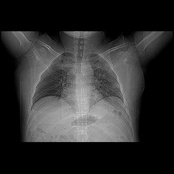
#> input picture images_full/covid/covid100.jpg, 174 x 174 px, shrunk from 512 x 512 before the run; its folder holds 4 pictures in this run
$ python localbinarypatterns.py
#> lines starting #> are read from the running program, lines starting #| are printed output that depends on the picture
#> in process_images_in_folder, img is the input picture: shape (174, 174); min 0, max 206, mean 46.6
import os
import cv2
import numpy as np
from skimage.feature import local_binary_pattern
from matplotlib import pyplot as plt

# Função para calcular o histograma do LBP
def calculate_lbp_histogram(image, num_points, radius):
#> called with num_points = 24, radius = 8
    lbp = local_binary_pattern(image, num_points, radius, method='uniform')
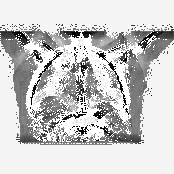
#> lbp: shape (174, 174) float64; min 0, max 25, mean 19.9; drawn with min black and max white
    hist, _ = np.histogram(lbp.ravel(), bins=np.arange(0, num_points + 3), range=(0, num_points + 2))
#> hist = 26 values, max 14682 at index 24, min 50 at index 20, mean 1164.5
    hist = hist.astype("float")
    hist /= (hist.sum() + 1e-7)  # Normalização do histograma LBP
#> hist = 26 values, max 0.485 at index 24, min 0.00165 at index 20, mean 0.0385
    return hist

# Pasta onde estão as imagens
folder_covid = 'images_full/covid'
folder_normal = 'images_full/normal'

# Parâmetros do LBP
num_points = 24  # Número de pontos vizinhos para o LBP
radius = 8  # Raio do círculo para o LBP

# Função para processar imagens em uma pasta e calcular características
def process_images_in_folder(folder):
    features = []
    for filename in os.listdir(folder):
        img_path = os.path.join(folder, filename)
        if os.path.isfile(img_path):
            img = cv2.imread(img_path, cv2.IMREAD_GRAYSCALE)
            lbp_hist = calculate_lbp_histogram(img, num_points, radius)
#> lbp_hist has the same summary as hist in calculate_lbp_histogram
            features.append(lbp_hist)
#> pass 2 of the loop in process_images_in_folder, `for filename in os.listdir(folder):`:
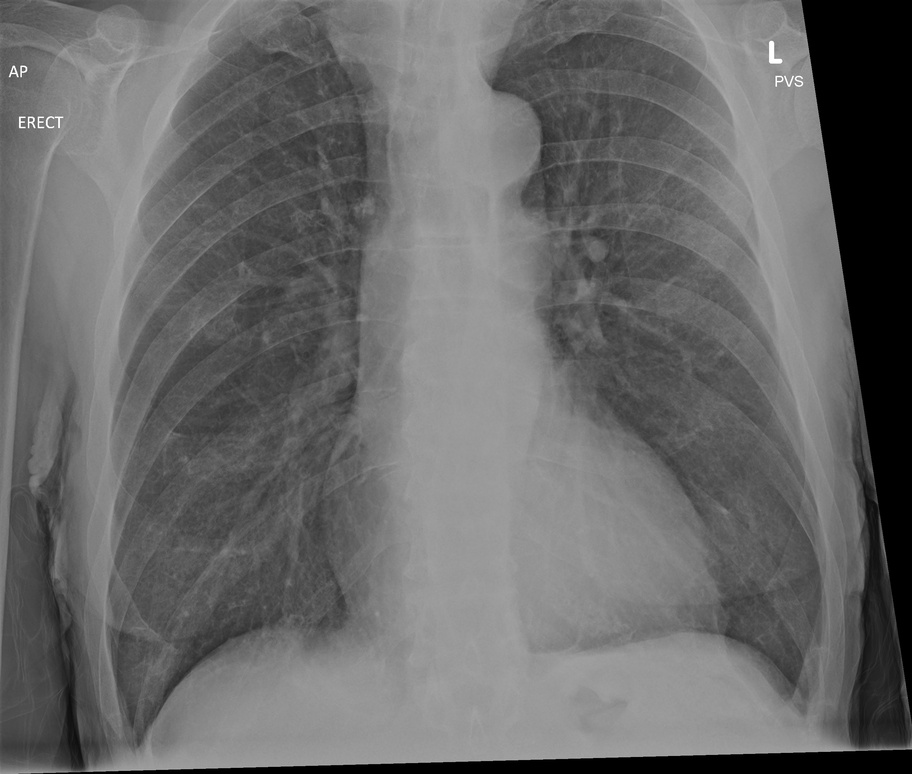
#> input picture images_full/covid/covid101.jpg, 912 x 774 px, shrunk from 2680 x 2276 before the run
#> in process_images_in_folder, img is the input picture: shape (774, 912); min 0, max 255, mean 105.2
#> in calculate_lbp_histogram (call 2), `lbp = local_binary_pattern(image, num_points, radius, method='uniform')`:
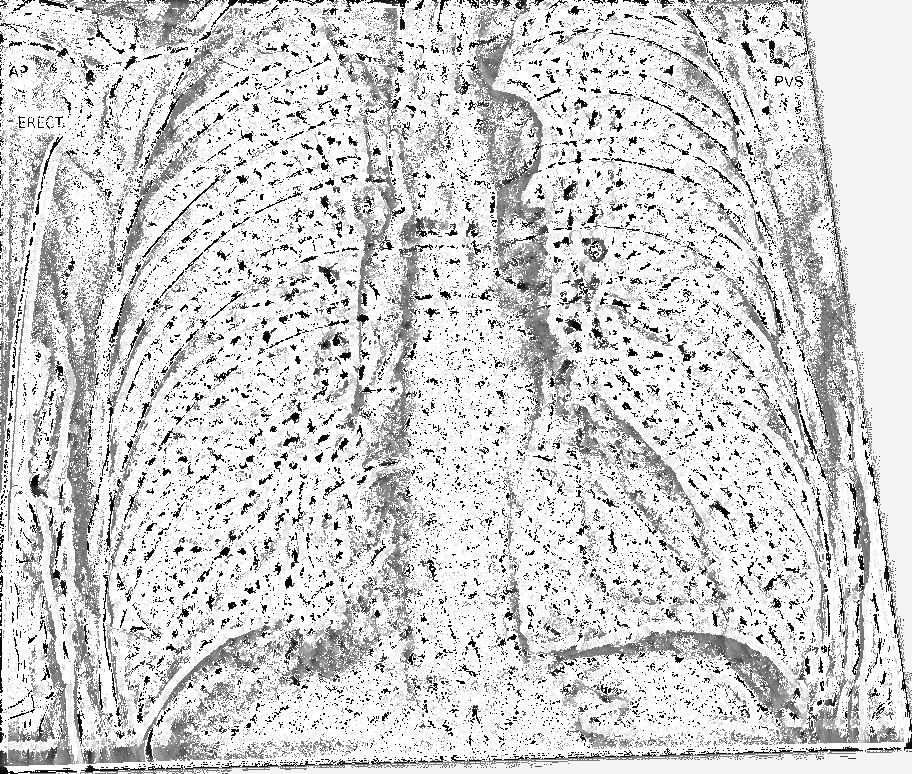
#> lbp: shape (774, 912) float64; min 0, max 25, mean 20.7; drawn with min black and max white
#> in calculate_lbp_histogram (call 2), `hist, _ = np.histogram(lbp.ravel(), bins=np.arange(0, num_points + 3),..`: hist = 26 values, max 421228 at index 25, min 2837 at index 5, mean 27149.5
#> in calculate_lbp_histogram (call 2), `hist /= (hist.sum() + 1e-7)`: hist = 26 values, max 0.597 at index 25, min 0.00402 at index 5, mean 0.0385
#> lbp_hist has the same summary as hist in calculate_lbp_histogram
#> pass 3 of the loop in process_images_in_folder, `for filename in os.listdir(folder):`:
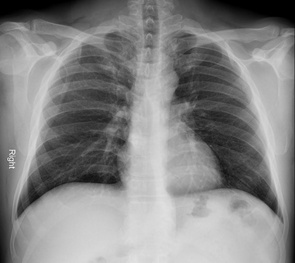
#> input picture images_full/covid/covid103.JPG, 295 x 263 px, shrunk from 867 x 772 before the run
#> in process_images_in_folder, img is the input picture: shape (263, 295); min 0, max 245, mean 132.8
#> in calculate_lbp_histogram (call 3), `lbp = local_binary_pattern(image, num_points, radius, method='uniform')`:
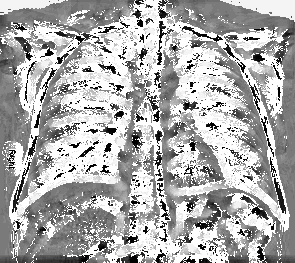
#> lbp: shape (263, 295) float64; min 0, max 25, mean 16.9; drawn with min black and max white
#> in calculate_lbp_histogram (call 3), `hist, _ = np.histogram(lbp.ravel(), bins=np.arange(0, num_points + 3),..`: hist = 26 values, max 28418 at index 25, min 661 at index 4, mean 2984
#> in calculate_lbp_histogram (call 3), `hist /= (hist.sum() + 1e-7)`: hist = 26 values, max 0.366 at index 25, min 0.00852 at index 4, mean 0.0385
#> lbp_hist has the same summary as hist in calculate_lbp_histogram
#> the loop made 4 passes; the first 3 are shown
    return np.array(features)

# Processar imagens da pasta "covid"
covid_features = process_images_in_folder(folder_covid)

# Processar imagens da pasta "normal"
normal_features = process_images_in_folder(folder_normal)
#> (the run stopped early here; a loop or call above may not have finished)
